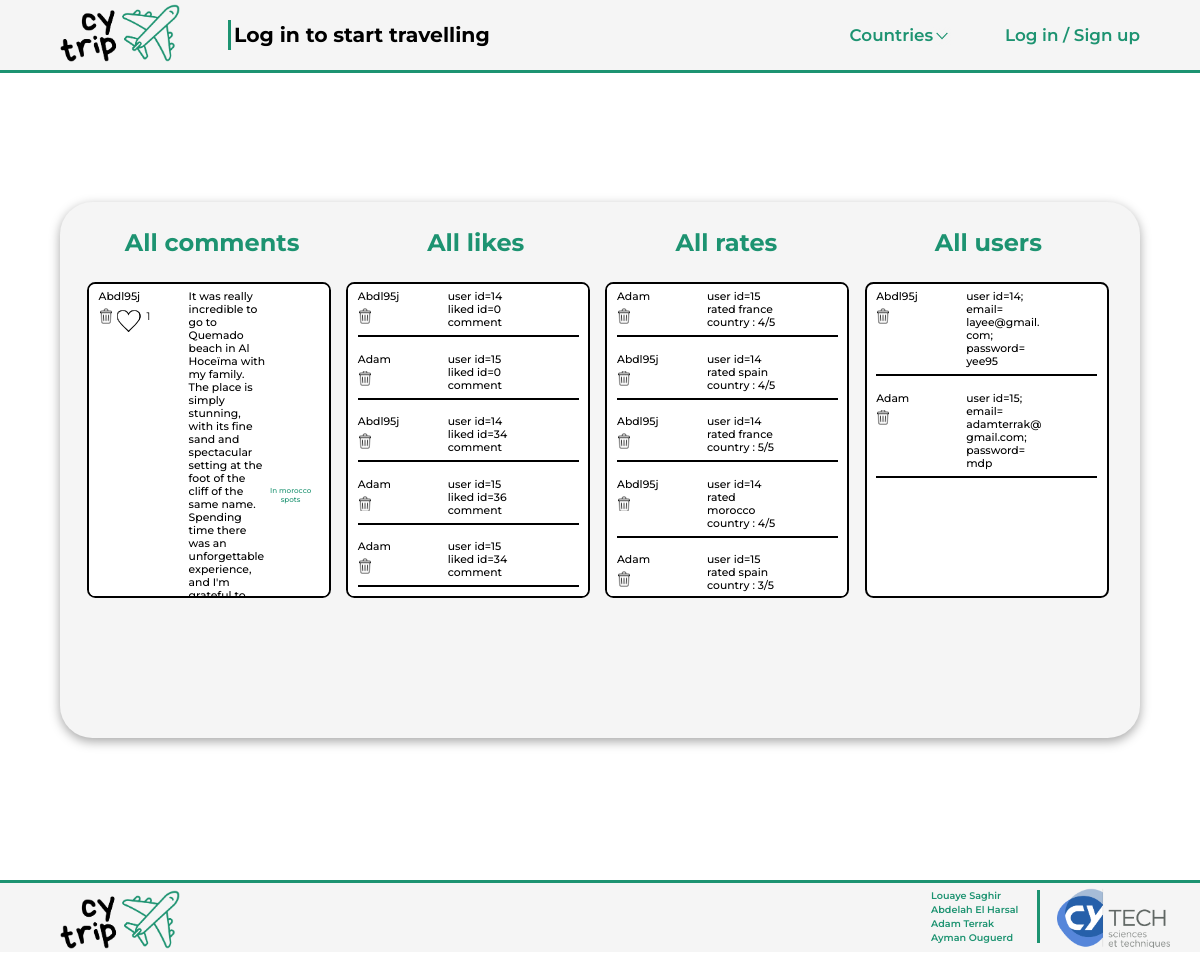
Screenshot of /php/admin.php with the database file from the repository.
### tables this page shows
CREATE TABLE `comments` (
  `id` int(11) NOT NULL,
  `sender` varchar(128) NOT NULL,
  `country` varchar(128) NOT NULL,
  `likes` int(255) NOT NULL DEFAULT 0,
  `category` varchar(128) NOT NULL,
  `content` varchar(1500) NOT NULL
);

CREATE TABLE `users` (
  `id` int(11) NOT NULL,
  `isroot` tinyint(1) NOT NULL,
  `user_name` varchar(128) NOT NULL,
  `user_email` varchar(256) NOT NULL,
  `user_password` varchar(256) NOT NULL
);

CREATE TABLE `likes` (
  `user_id` int(11) NOT NULL,
  `comment_id` int(11) NOT NULL
);

CREATE TABLE `ratings` (
  `liker_id` int(11) NOT NULL,
  `country` varchar(128) NOT NULL,
  `grade` int(5) NOT NULL
);

### php/admin.php (the view, shortened to what this page needs)
<?php
    require_once(__DIR__."/sqlconfig.php");
    $userstatement = $mysqlClient->prepare('SELECT * FROM comments');
    $userstatement->execute();
    $users = $userstatement->fetchAll();
    $commentstatement = $mysqlClient->prepare('SELECT * FROM comments');
    $commentstatement->execute();
    $comments = $commentstatement->fetchAll();
    $likestatement = $mysqlClient->prepare('SELECT * FROM likes');
    $likestatement->execute();
    $likes = $likestatement->fetchAll();
    $ratingstatement = $mysqlClient->prepare('SELECT * FROM ratings');
    $ratingstatement->execute();
    $ratings = $ratingstatement->fetchAll();
?>
<!DOCTYPE html>
<html>
<head>
    <link rel="stylesheet" type="text/css" href="/style/style.css">
    <link rel="stylesheet" type="text/css" href="/style/header_footer.css">
    <link rel="stylesheet" type="text/css" href="/style/admin.css">
</head>
    <body>
    <?php
    require_once(__DIR__ . "/header.php");
?>
        <main>
            <div class="container">
                <h1 id="allcoms">All comments</h1>
<div class="blog">
    <?php foreach ($comments as $comment) :?>
        <div class="onecom">
            <div class="pseudlike">
                <span id="who"><?php echo $comment['sender'];?></span>
                <form action="comments.php" method="post">
                    <button class="btndel <?php echo $comment['category'];?>" type="submit" name="delcom<?php echo $comment['category']; ?>" value="<?php echo $comment['id'];?>"> <img src="../source/trash.png" alt="trash"> </button>
                </form>
                <button class="empty"></button>
                <span class="likenb"><?php echo $comment['likes'];?></span>
            </div>
            <span id="com"><?php echo $comment['content'];?></span>
            <span id="loc">
                <a href="<?php echo $comment['country'].".php"."#hubtitle"; ?>">
                    <?php echo "In ".$comment['country']." ".$comment['category'];?>
                </a>
            </span>
        </div>
    <?php endforeach?>
</div>
<h1 id="alllikes">All likes</h1>
<div class="bloglikes">
    <?php foreach ($likes as $like) :?>
        <div class="onecom">
            <div class="pseudlike">
                <span id="who">
                    <?php foreach($users as $user) {
                        if ($user['id'] == $like['user_id']){
                            echo $user['user_name'];
                        }
                    }
                    ?>
                </span>
                <form action="like.php" method="post">
                    <button class="btndel" type="submit" name="dellike" value="<?php echo $like['user_id'].'_'.$like['comment_id'];?>"> <img src="../source/trash.png" alt="trash"> </button>
                </form>
            </div>
            <span id="com">
                <?php
                    echo "user id=".$like['user_id']." liked id=".$like["comment_id"]." comment";
                ?>
            </span>
        </div>
    <?php endforeach?>
</div>
<h1 id="allrates">All rates</h1>
<div class="blogrates">
    <?php foreach ($ratings as $rating) :?>
        <div class="onecom">
            <div class="pseudlike">
                <span id="who">
                    <?php foreach($users as $user) {
                        if ($user['id'] == $rating['liker_id']){
                            echo $user['user_name'];
                        }
                    }
                    ?>
                </span>
                <form action="like.php" method="post">
                    <button class="btndel" type="submit" name="delrate" value="<?php echo $rating['liker_id'].'_'.$rating['country'];?>"> <img src="../source/trash.png" alt="trash"> </button>
                </form>
            </div>
            <span id="com">
                <?php
                    echo "user id=".$rating['liker_id']." rated ".$rating["country"]." country : ".$rating['grade']."/5";
                ?>
            </span>
        </div>
    <?php endforeach?>
</div>
<h1 id="allusers">All users</h1>
<div class="blogusers">
    <?php foreach ($users as $user) :?>
        <div class="onecom">
            <div class="pseudlike">
                <span id="who">
                    <?php echo $user['user_name'];?>
                </span>
                <?php if($user['id'] != 1): ?>
                    <form action="like.php" method="post">
                        <button class="btndel" type="submit" name="deluser" value="<?php echo $user['id']?>"> <img src="../source/trash.png" alt="trash"> </button>
                    </form>
                <?php endif;?>
            </div>
            <span id="com">
                <?php
                    echo "user id=".$user['id']."; email= ".$user['user_email']."; password= ".$user["user_password"];
                ?>
            </span>
        </div>
    <?php endforeach?>
</div>
            </div>
        </main>
<?php
    require_once(__DIR__."/footer.php");
?>
    </body>
</html>

### style/style.css (style rules this page uses)
* { margin: 0; padding: 0; font-family: "Montserrat", sans-serif; }
body { position: relative; display: flex; flex-direction: column; }
main { position: relative; top: 5.8vw; min-height: 100vh; }

### style/admin.css (style rules this page uses)
main { display: flex; align-items: center; justify-content: center; flex-direction: column; height: 100vh; }
.container { background-color: whitesmoke; border-radius: 2.7vw; box-shadow: 0 0.3vw 0.9vw rgba(0,0,0,0.35) ; position: relative; overflow: hidden; width: 90vw; max-width: 100%; min-height: 67vh; display: flex; }
.blog { position: absolute; border-radius: 0.7vw; top: 15%; left: 2.5%; width: 20vw; height: 26vw; border: solid black 0.2vw; background-color: white; display: flex; flex-direction: column; overflow-y: scroll; scrollbar-width: thin; scrollbar-color: rgb(29, 147, 113) rgb(245, 245, 245, 0); }
.bloglikes { position: absolute; border-radius: 0.7vw; top: 15%; left: 26.5%; width: 20vw; height: 26vw; border: solid black 0.2vw; background-color: white; display: flex; flex-direction: column; overflow-y: scroll; scrollbar-width: thin; scrollbar-color: rgb(29, 147, 113) rgb(245, 245, 245, 0); }
.blogrates { position: absolute; border-radius: 0.7vw; top: 15%; left: 50.5%; width: 20vw; height: 26vw; border: solid black 0.2vw; background-color: white; display: flex; flex-direction: column; overflow-y: scroll; scrollbar-width: thin; scrollbar-color: rgb(29, 147, 113) rgb(245, 245, 245, 0); }
.blogusers { position: absolute; border-radius: 0.7vw; top: 15%; left: 74.5%; width: 20vw; height: 26vw; border: solid black 0.2vw; background-color: white; display: flex; flex-direction: column; overflow-y: scroll; scrollbar-width: thin; scrollbar-color: rgb(29, 147, 113) rgb(245, 245, 245, 0); }
.onecom { position: relative; display: flex; height: fit-content; left: 4%; width: 92%; flex-direction: row; border-bottom: solid black 0.2vw; margin-bottom: 0.8vw; }
.btndel { position: absolute; top: 2vw; background-color: white; border: none; width: 1.2vw; height: 1.3vw; display: flex; justify-content: center; align-items: center; cursor: pointer; overflow: hidden; }
.btndel img { background-color: none; width: 2vw; height: 2vw; }
.pseudlike { display: flex; flex-direction: column; }
.empty { position: relative; left: 1.5vw; width: 2vw; height: 2vw; margin-bottom: -0.5vw; z-index: 2; background: black; clip-path: path("M12 21.593c-5.63-5.539-11-10.297-11-14.402 0-3.791 3.068-5.191 5.281-5.191 1.312 0 4.151.501 5.719 4.457 1.59-3.968 4.464-4.447 5.726-4.447 2.54 0 5.274 1.621 5.274 5.181 0 4.069-5.136 8.625-11 14.402m5.726-20.583c-2.203 0-4.446 1.042-5.726 3.238-1.285-2.206-3.522-3.248-5.719-3.248-3.183 0-6.281 2.187-6.281 6.191 0 4.661 5.571 9.429 12 15.809 6.43-6.38 12-11.148 12-15.809 0-4.011-3.095-6.181-6.274-6.181"); }
.likenb { position: absolute; top: 2.2vw; left: 4vw; font-size: 0.9vw; }
#com { width: 6.5vw; margin-top: 0.5vw; font-weight: 450; overflow-wrap: break-word; margin-bottom: 0.5vw; font-size: 0.9vw; }
#loc { width: 4vw; font-weight: 450; overflow-wrap: break-word; margin-bottom: 0.5vw; font-size: 0.6vw; display: flex; text-align: center; align-items: center; justify-content: center; }
#loc a { text-decoration: none; color: rgb(29, 147, 113); }
#who { width: 7vw; height: auto; margin-top: 0.5vw; margin-right: 0.5vw; font-weight: 450; overflow-wrap: break-word; margin-bottom: 0.5vw; font-size: 0.9vw; }
#allcoms { font-size: 2vw; color: rgb(29, 147, 113); position: absolute; top: 5%; left: 6%; }
#alllikes { font-size: 2vw; color: rgb(29, 147, 113); position: absolute; top: 5%; left: 34%; }
#allrates { font-size: 2vw; color: rgb(29, 147, 113); position: absolute; top: 5%; left: 57%; }
#allusers { font-size: 2vw; color: rgb(29, 147, 113); position: absolute; top: 5%; left: 81%; }

### rows the page displays
comments: sender "Abdl95j", likes "1", content "It was really incredible to go to Quemado beach in Al Hoceïma with my family. The place is simply stunning, with its fine sand and spectacular setting at the foot of the cliff of the same name. Spending time there was an unforgettable experience, and I'm…", country "morocco", category "spots"
likes: user "14", comment "0"
users: user_name "Abdl95j", id "14", user_email "layee@gmail.com", user_password "yee95"
likes: user "15", comment "0"
users: user_name "Adam", id "15", user_email "adamterrak@gmail.com", user_password "mdp"
likes: user "14", comment "34"
likes: user "15", comment "36"
likes: user "15", comment "34"
ratings: liker "15", country "france", grade "4"
ratings: liker "14", country "spain", grade "4"
ratings: liker "14", country "france", grade "5"
ratings: liker "14", country "morocco", grade "4"
ratings: liker "15", country "spain", grade "3"
